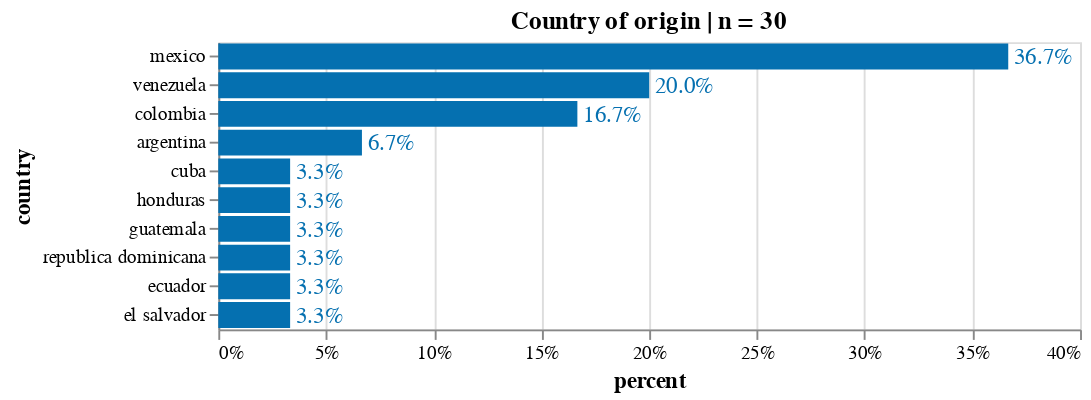

Notebook code cell kept with this figure:
### Code cell
source = count_freq_labels(df, X="country") 
title = 'Country of origin | n = '+ source['counts'].sum().astype(str)
X, Y = 'percent:Q', 'country:N'
w, h= 450, 150
txs, ls, ts = 12, 10, 12

chart_country= simple_per_bar(
    source, title=title, X=X, Y=Y,\
    width=w, height=h, \
    text_size = txs, label_size = ls, title_size=ts)
chart_country.display(renderer='svg')

### Figure 1 — Vega-Lite specification as saved in the notebook (floating-point values rounded to 4 significant figures)
{"config": {"view": {"continuousWidth": 400, "continuousHeight": 300}, "axis": {"labelFontSize": 10, "titleFontSize": 12}}, "layer": [{"mark": "bar", "encoding": {"color": {"condition": {"value": "orange", "test": "(datum.emotion === null)"}, "value": "#0570b0"}, "x": {"type": "quantitative", "axis": {"format": ".0%"}, "field": "percent"}, "y": {"type": "nominal", "field": "country", "sort": "-x"}}, "title": "Country of origin | n = 30"}, {"mark": {"type": "text", "align": "left", "baseline": "middle", "dx": 3, "fontSize": 12}, "encoding": {"color": {"condition": {"value": "orange", "test": "(datum.emotion === null)"}, "value": "#0570b0"}, "text": {"type": "quantitative", "field": "percent", "format": ".1%"}, "x": {"type": "quantitative", "axis": {"format": ".0%"}, "field": "percent"}, "y": {"type": "nominal", "field": "country", "sort": "-x"}}, "title": "Country of origin | n = 30"}], "data": {"name": "data-794b57ab5d356aec009a12fb7a514441"}, "height": 150, "width": 450, "$schema": "https://vega.github.io/schema/vega-lite/v4.8.1.json", "datasets": {"data-794b57ab5d356aec009a12fb7a514441": [{"counts": 11, "country": "mexico", "percent": 0.3667}, {"counts": 6, "country": "venezuela", "percent": 0.2}, {"counts": 5, "country": "colombia", "percent": 0.1667}, {"counts": 2, "country": "argentina", "percent": 0.06667}, {"counts": 1, "country": "cuba", "percent": 0.03333}, {"counts": 1, "country": "honduras", "percent": 0.03333}, {"counts": 1, "country": "guatemala", "percent": 0.03333}, {"counts": 1, "country": "republica dominicana", "percent": 0.03333}, {"counts": 1, "country": "ecuador", "percent": 0.03333}, {"counts": 1, "country": "el salvador", "percent": 0.03333}]}}
